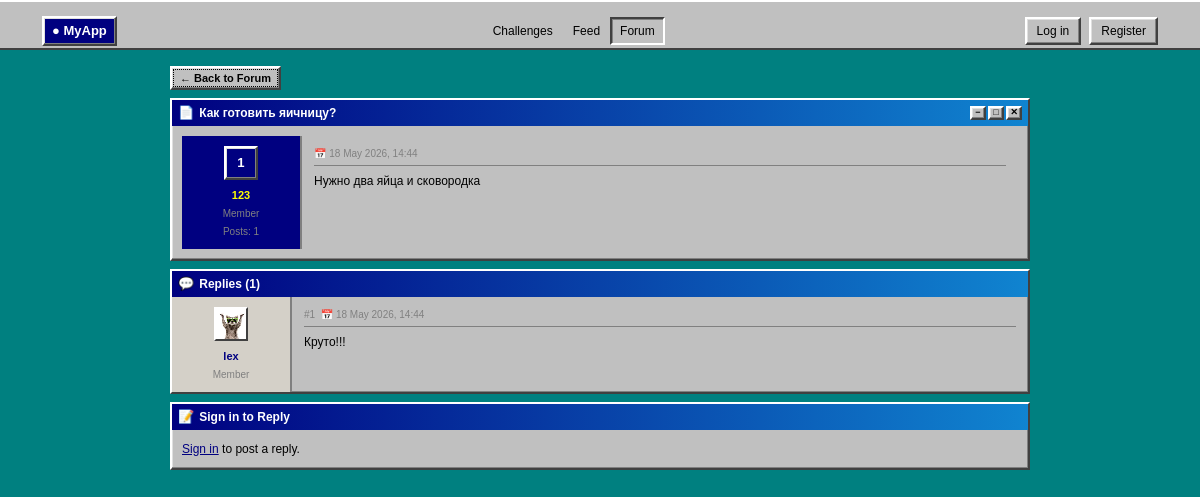
Screenshot of /forum/1 with the database file from the repository.
### app.py (models this page shows, shortened)
class ForumTopic(db.Model):
    __tablename__ = "forum_topic"
    id         = db.Column(db.Integer, primary_key=True)
    title      = db.Column(db.String(200), nullable=False)
    body       = db.Column(db.String(5000), nullable=False)
    user_id    = db.Column(db.Integer, db.ForeignKey("user.id"), nullable=False)
    created_at = db.Column(db.DateTime, server_default=db.func.now())
    author     = db.relationship("User", backref="forum_topics")
    comments   = db.relationship("ForumComment", backref="topic", lazy="dynamic",
                                 cascade="all, delete-orphan")

class User(db.Model):
    id           = db.Column(db.Integer, primary_key=True)
    username     = db.Column(db.String(80), unique=True, nullable=False)
    password     = db.Column(db.String(256), nullable=False)
    avatar       = db.Column(db.String(256), nullable=True)
    totp_secret  = db.Column(db.String(32),  nullable=True)
    totp_enabled = db.Column(db.Boolean, default=False, nullable=False)
    is_admin     = db.Column(db.Boolean, default=False, nullable=False)
    banner_color = db.Column(db.String(7),  nullable=True)
    points       = db.Column(db.Integer,    default=0,   nullable=False)
    posts        = db.relationship("Post", backref="author", lazy=True)
    following = db.relationship(
        "User", secondary=follows,
        primaryjoin=(follows.c.follower_id == id),
        secondaryjoin=(follows.c.followed_id == id),
        backref=db.backref("followers", lazy="dynamic"),
        lazy="dynamic",
    )

class ForumComment(db.Model):
    __tablename__ = "forum_comment"
    id         = db.Column(db.Integer, primary_key=True)
    body       = db.Column(db.String(5000), nullable=False)
    user_id    = db.Column(db.Integer, db.ForeignKey("user.id"), nullable=False)
    topic_id   = db.Column(db.Integer, db.ForeignKey("forum_topic.id"), nullable=False)
    created_at = db.Column(db.DateTime, server_default=db.func.now())
    author     = db.relationship("User", backref="forum_comments")

### app.py (the view, shortened to what this page needs)
@app.route("/forum/<int:tid>", methods=["GET", "POST"])
def forum_topic(tid):
    topic = ForumTopic.query.get_or_404(tid)
    comments = (ForumComment.query
                .filter_by(topic_id=tid)
                .order_by(ForumComment.created_at.asc())
                .all())
    return render_template("forum_topic.html", topic=topic,
                           comments=comments, viewer=get_viewer())

### app.py (called while the page is built)
def get_viewer():
    me = session.get("username")
    return User.query.filter_by(username=me).first() if me else None

@app.context_processor
def inject_unread():
    username = session.get("username")
    if username:
        user = User.query.filter_by(username=username).first()
        if user:
            count = Message.query.filter_by(receiver_id=user.id, is_read=False).count()
            return {"unread_count": count, "viewer_is_admin": user.is_admin}
    return {"unread_count": 0, "viewer_is_admin": False}

### templates/forum_topic.html (shortened to what this page needs)
{% extends "base.html" %}
{% block content %}
<div class="forum-wrap">
  <a href="/forum" class="btn btn-primary btn-sm mb-2"
     style="text-decoration:none">&#8592; Back to Forum</a>
  <div class="forum-window mb-3">
    <div class="forum-titlebar">
      <span class="forum-titlebar-icon">&#128196;</span>
      {{ topic.title }}
      <div class="forum-titlebar-btns">
        <span class="win-titlebtn">&#8722;</span>
        <span class="win-titlebtn">&#9633;</span>
        <span class="win-titlebtn win-titlebtn-close">&#10005;</span>
      </div>
    </div>
    <div class="forum-window-body">
      <div class="forum-post forum-post-op">
        <div class="forum-post-sidebar">
          <div class="av av-sm mb-1">
            {% if topic.author.avatar %}
              <img src="{{ url_for('static', filename='uploads/' ~ topic.author.avatar) }}" alt="">
            {% else %}
              {{ topic.author.username[0].upper() }}
            {% endif %}
          </div>
          <a href="/u/{{ topic.author.username }}" class="forum-post-username">{{ topic.author.username }}</a>
          <span class="forum-post-role">Member</span>
          <span class="forum-post-joindate">Posts: {{ topic.author.forum_topics|length + topic.author.forum_comments|length }}</span>
        </div>
        <div class="forum-post-body">
          <div class="forum-post-meta">
            &#128197; {{ topic.created_at.strftime("%d %b %Y, %H:%M") }}
          </div>
          <div class="forum-post-text">{{ topic.body }}</div>
        </div>
      </div>
    </div>
  </div>
  {% if comments %}
  <div class="forum-window mb-3">
    <div class="forum-titlebar">
      <span class="forum-titlebar-icon">&#128172;</span>
      Replies ({{ comments|length }})
    </div>
    <div class="forum-window-body p-0">
      {% for c in comments %}
      <div class="forum-post {% if not loop.last %}forum-post-divider{% endif %}">
        <div class="forum-post-sidebar">
          <div class="av av-sm mb-1">
            {% if c.author.avatar %}
              <img src="{{ url_for('static', filename='uploads/' ~ c.author.avatar) }}" alt="">
            {% else %}
              {{ c.author.username[0].upper() }}
            {% endif %}
          </div>
          <a href="/u/{{ c.author.username }}" class="forum-post-username">{{ c.author.username }}</a>
          <span class="forum-post-role">Member</span>
        </div>
        <div class="forum-post-body">
          <div class="forum-post-meta">
            #{{ loop.index }} &nbsp;&#128197; {{ c.created_at.strftime("%d %b %Y, %H:%M") }}
          </div>
          <div class="forum-post-text">{{ c.body }}</div>
        </div>
      </div>
      {% endfor %}
    </div>
  </div>
  {% endif %}
  <div class="forum-window">
    <div class="forum-titlebar">
      <span class="forum-titlebar-icon">&#128221;</span>
      {% if viewer %}Post a Reply{% else %}Sign in to Reply{% endif %}
    </div>
    <div class="forum-window-body">
      {% if viewer %}
      <form method="POST" action="/forum/{{ topic.id }}">
        <div class="mb-2">
          <textarea name="body" class="form-control" rows="5" maxlength="5000" required
                    placeholder="Write your reply…"></textarea>
        </div>
        <button type="submit" class="btn btn-primary btn-sm">Post Reply</button>
      </form>
      {% else %}
      <p style="font-size:12px; margin:0">
        <a href="/login">Sign in</a> to post a reply.
      </p>
      {% endif %}
    </div>
  </div>
</div>
{% endblock %}

### static/css/style.css (style rules this page uses)
:root { --bg: #008080; --surface: #c0c0c0; --text: #000000; --muted: #444444; --subtle: #808080; --border: #808080; --b-light: #ffffff; --b-mid: #dfdfdf; --b-dark: #808080; --b-darker: #404040; --accent: #000080; --accent-hover: #1084d0; --accent-light: #c0c0c0; --accent-muted: #000080; --radius: 0; --shadow: none; --shadow-md: none; }
*, *::before, *::after { box-sizing: border-box; }
body { background: var(--bg); color: var(--text); font-family: "MS Sans Serif", "Arial", Tahoma, sans-serif; font-size: 12px; line-height: 1.5; -webkit-font-smoothing: none; image-rendering: pixelated; }
a { color: var(--accent); text-decoration: underline; }
.btn { border-radius: 0 !important; font-family: "MS Sans Serif", "Arial", Tahoma, sans-serif; font-size: 12px; font-weight: 400; transition: none; min-width: 75px; }
.btn-primary { background: var(--surface) !important; color: var(--text) !important; border: 2px solid !important; border-color: var(--b-light) var(--b-darker) var(--b-darker) var(--b-light) !important; box-shadow: inset -1px -1px 0 var(--b-dark), inset 1px 1px 0 var(--b-mid) !important; font-weight: 700 !important; outline: 1px dotted #000 !important; outline-offset: -4px !important; }
.btn-sm { font-size: 11px; padding: 2px 8px; min-width: 60px; }
.av { border-radius: 0; display: flex; align-items: center; justify-content: center; font-weight: 700; flex-shrink: 0; background: #000080; color: #ffffff; overflow: hidden; border: 2px solid; border-color: var(--b-light) var(--b-darker) var(--b-darker) var(--b-light); box-shadow: inset -1px -1px 0 var(--b-dark), inset 1px 1px 0 var(--b-mid); }
.av img { width: 100%; height: 100%; object-fit: cover; border-radius: 0; }
.av-sm { width: 34px; height: 34px; font-size: .82rem; }
.mb-3 { margin-bottom: 8px !important; }
.forum-wrap { max-width: 860px; margin: 0 auto; }
.forum-window { background: var(--surface); border: 2px solid; border-color: var(--b-light) var(--b-darker) var(--b-darker) var(--b-light); box-shadow: inset -1px -1px 0 var(--b-dark), inset 1px 1px 0 var(--b-mid); }
.forum-titlebar { background: linear-gradient(to right, #000080 0%, #1084d0 100%); color: #fff; font-size: 12px; font-weight: 700; padding: 3px 6px; display: flex; align-items: center; gap: 5px; user-select: none; }
.forum-titlebar-icon { font-size: 13px; }
.forum-titlebar-btns { margin-left: auto; display: flex; gap: 2px; }
.win-titlebtn { display: inline-flex; align-items: center; justify-content: center; width: 16px; height: 14px; background: var(--surface); color: var(--text); font-size: 9px; font-weight: 700; border: 2px solid; border-color: var(--b-light) var(--b-darker) var(--b-darker) var(--b-light); box-shadow: inset -1px -1px 0 var(--b-dark), inset 1px 1px 0 var(--b-mid); cursor: pointer; }
.forum-window-body { padding: 10px; }
.forum-post { display: flex; gap: 0; }
.forum-post-op .forum-post-sidebar { background: #000080; color: #fff; }
.forum-post-op .forum-post-username { color: #ffff00 !important; }
.forum-post-sidebar { width: 120px; min-width: 120px; background: #d4d0c8; border-right: 2px solid var(--b-dark); padding: 10px 8px; display: flex; flex-direction: column; align-items: center; text-align: center; gap: 3px; flex-shrink: 0; }
.forum-post-username { font-size: 11px; font-weight: 700; color: var(--accent); text-decoration: none; word-break: break-word; }
.forum-post-role { font-size: 10px; color: var(--subtle); display: block; }
.forum-post-joindate { font-size: 10px; color: var(--subtle); display: block; }
.forum-post-body { flex: 1; padding: 10px 12px; min-width: 0; }
.forum-post-meta { font-size: 10px; color: var(--subtle); margin-bottom: 6px; border-bottom: 1px solid var(--b-dark); padding-bottom: 4px; }
.forum-post-text { font-size: 12px; color: var(--text); white-space: pre-wrap; word-break: break-word; line-height: 1.55; }

### rows the page displays
ForumTopic: title "Как готовить яичницу?", created_at "18 May 2026, 14:44", body "Нужно два яйца и сковородка"
User: author "1", author.username "123"
ForumComment: avatar (picture), author.username "lex", created_at "18 May 2026, 14:44", body "Круто!!!"

### other values shown
{{ topic.author.forum_topics|length + topic.author.forum_comments|length }} "1"
{{ comments|length }} "1"
